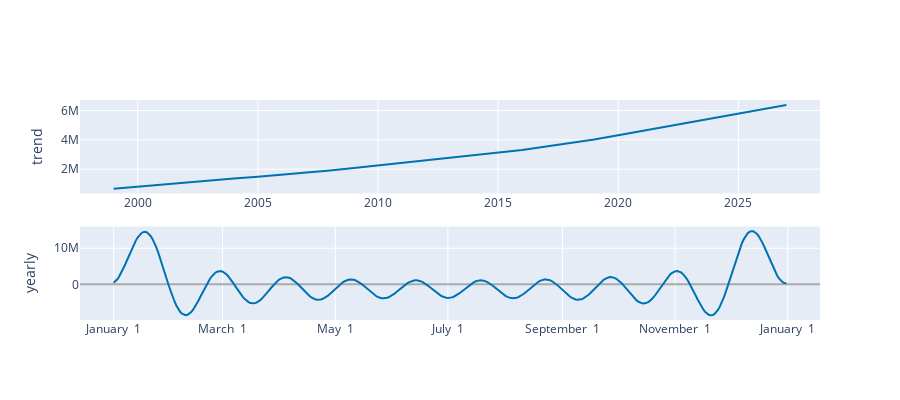

Notebook code cell kept with this figure:
### Markdown cell above
## Tendencias

### Code cell
plot_components_plotly(m, forecast)
